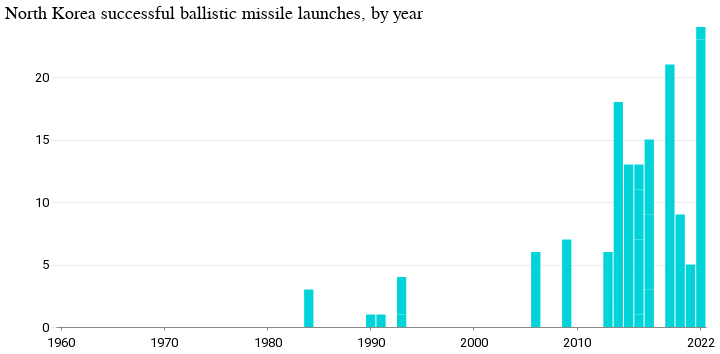

Notebook source saved alongside this figure:
### Code cell
bars = (
    alt.Chart(missile_total_all)
    .mark_bar()
    .encode(
        x=alt.X(
            "year:N",
            axis=alt.Axis(
                values=["1960", "1970", "1980", "1990", "2000", "2010", "2022"],
            ),
            title="",
        ),
        y=alt.Y("count:Q", axis=alt.Axis(tickCount=6), title=""),
    )
)

(bars).properties(
    height=300,
    width=650,
    title="North Korea successful ballistic missile launches, by year",
)

### Figure 1 — Vega-Lite specification as saved in the notebook (floating-point values rounded to 4 significant figures; data arrays with more than 128 entries replaced by an {"elided": "..."} marker saying what was removed)
{"config": {"view": {"width": 800, "height": 450, "strokeOpacity": 0}, "background": "#ffffff", "title": {"anchor": "start", "font": "Summit Sans", "fontColor": "palette[\"black\"]", "fontSize": 18, "fontWeight": "normal"}, "arc": {"fill": "#00d4d8"}, "area": {"fill": "#00d4d8"}, "line": {"stroke": "#00d4d8", "strokeWidth": 3}, "path": {"stroke": "#00d4d8"}, "rect": {"fill": "#00d4d8"}, "shape": {"stroke": "#00d4d8"}, "bar": {"fill": "#00d4d8"}, "point": {"stroke": "#00d4d8"}, "symbol": {"fill": "#00d4d8", "size": 30}, "axis": {"titleFont": "Roboto", "titleFontSize": 15, "titleFontWeight": "normal", "labelFont": "Roboto, sans", "labelFontSize": 13, "labelFontWeight": "normal"}, "axisX": {"labelAngle": 0, "labelPadding": 6, "tickSize": 3, "grid": false}, "axisY": {"labelBaseline": "middle", "maxExtent": 45, "minExtent": 45, "titleAlign": "left", "titleAngle": 0, "titleX": -45, "titleY": -11, "domainOpacity": 0, "gridWidth": 0.6, "gridColor": "#dddddd", "offset": 6, "tickSize": 0, "titleColor": "#767676"}, "legend": {"titleFont": "Roboto", "titleFontSize": 15, "titleFontWeight": "normal", "symbolType": "square", "labelFont": "Roboto, sans", "labelFontSize": 13}, "range": {"category": ["#005f66", "#e37e2d", "#d64a3b", "#76b0ef", "#c1bc40"], "diverging": ["#e68a4f", "#f4bb6a", "#f9e39c", "#dadfe2", "#a6b7c6", "#849eae"], "heatmap": ["#7ff6f6", "#00eeef", "#00d4d8", "#00abb2", "#00848b", "#fbf2c7", "#00363d"], "ordinal": ["#7ff6f6", "#00eeef", "#00d4d8", "#00abb2", "#00848b", "#fbf2c7", "#00363d"], "ramp": ["#7ff6f6", "#00eeef", "#00d4d8", "#00abb2", "#00848b", "#fbf2c7", "#00363d"]}}, "data": {"name": "data-88e86e24a926898b98339c6d3508db11"}, "mark": "bar", "encoding": {"x": {"axis": {"values": ["1960", "1970", "1980", "1990", "2000", "2010", "2022"]}, "field": "year", "title": "", "type": "nominal"}, "y": {"axis": {"tickCount": 6}, "field": "count", "title": "", "type": "quantitative"}}, "height": 300, "title": "North Korea successful ballistic missile launches, by year", "width": 650, "$schema": "https://vega.github.io/schema/vega-lite/v4.17.0.json", "datasets": {"data-88e86e24a926898b98339c6d3508db11": {"elided": "315 records"}}}
